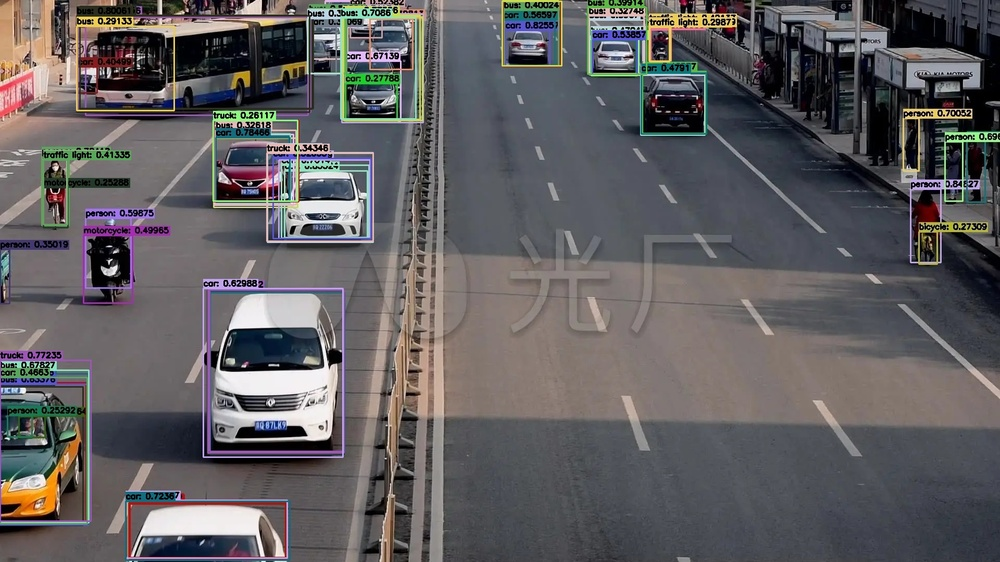
#> input picture image/test1.jpg, 1000 x 562 px, shrunk from 1920 x 1080 before the run, found by its file name
$ python visualize.py
#> lines starting #> are read from the running program, lines starting #| are printed output that depends on the picture; after the words box and inside, x2 and y2 are one past the last pixel; in counts of white or black regions, pixels touching at a corner belong together
import cv2
import os
import numpy as np

# COCO 80类名称
COCO_NAMES = [
    'person', 'bicycle', 'car', 'motorcycle', 'airplane', 'bus', 'train', 'truck', 'boat', 'traffic light',
    'fire hydrant', 'stop sign', 'parking meter', 'bench', 'bird', 'cat', 'dog', 'horse', 'sheep', 'cow',
    'elephant', 'bear', 'zebra', 'giraffe', 'backpack', 'umbrella', 'handbag', 'tie', 'suitcase', 'frisbee',
    'skis', 'snowboard', 'sports ball', 'kite', 'baseball bat', 'baseball glove', 'skateboard', 'surfboard',
    'tennis racket', 'bottle', 'wine glass', 'cup', 'fork', 'knife', 'spoon', 'bowl', 'banana', 'apple',
    'sandwich', 'orange', 'broccoli', 'carrot', 'hot dog', 'pizza', 'donut', 'cake', 'chair', 'couch',
    'potted plant', 'bed', 'dining table', 'toilet', 'tv', 'laptop', 'mouse', 'remote', 'keyboard', 'cell phone',
    'microwave', 'oven', 'toaster', 'sink', 'refrigerator', 'book', 'clock', 'vase', 'scissors', 'teddy bear',
    'hair drier', 'toothbrush'
]

# 你的推理结果
result_dict = {
    'category_id': [6, 3, 3, 6, 6, 6, 3, 3, 3, 3, 3, 6, 6, 10, 6],
    'bbox': [
        [153.825, 29.407, 447.392, 178.647], [402.46, 556.013, 256.94, 311.75], [414.727, 264.155, 141.52, 124.843],
        [658.719, 29.757, 148.088, 199.877], [0.0, 711.038, 170.279, 293.754], [965.125, 2.059, 111.147, 125.682],
        [241.081, 961.05, 310.283, 111.309], [524.978, 304.692, 187.745, 154.036], [1135.591, 77.996, 86.025, 63.881],
        [0.267, 725.649, 166.926, 280.837], [1233.929, 137.068, 121.806, 120.896], [590.789, 35.189, 64.636, 105.936],
        [1130.98, 30.835, 105.021, 110.503], [1247.344, 52.698, 38.318, 65.836], [1136.332, 76.828, 89.904, 66.2]
    ],
    'score': [
        0.8986, 0.87972, 0.78466, 0.77596, 0.67827, 0.64301, 0.64187, 0.52055, 0.49287, 0.4663,
        0.43277, 0.33075, 0.32748, 0.2987, 0.28392
    ]
}

# 加载原始图像
image_path = "D:/MindYOLO/mindyolo/image/test1.jpg"
img = cv2.imread(image_path)
#> img is the input picture: shape (562, 1000, 3); mean B, G, R 95.6, 93.4, 96

if img is None:
    print(f"Error: Could not load image from {image_path}")
else:
    # 遍历每个检测结果
    for i in range(len(result_dict['category_id'])):
        x, y, w, h = result_dict['bbox'][i]
        score = result_dict['score'][i]
        cls_id = result_dict['category_id'][i]
        label = f"{COCO_NAMES[cls_id]} {score:.2f}"

        # 计算右下角坐标
        x2 = int(x + w)
        y2 = int(y + h)
        x1 = int(x)
        y1 = int(y)

        # 画矩形框（绿色）
        cv2.rectangle(img, (x1, y1), (x2, y2), (0, 255, 0), 2)

        # 画类别标签（白色文字，黑色背景）
        (text_width, text_height), _ = cv2.getTextSize(label, cv2.FONT_HERSHEY_SIMPLEX, 0.5, 1)
        cv2.rectangle(img, (x1, y1 - text_height - 5), (x1 + text_width, y1), (0, 255, 0), -1)
        cv2.putText(img, label, (x1, y1 - 5), cv2.FONT_HERSHEY_SIMPLEX, 0.5, (255, 255, 255), 1)
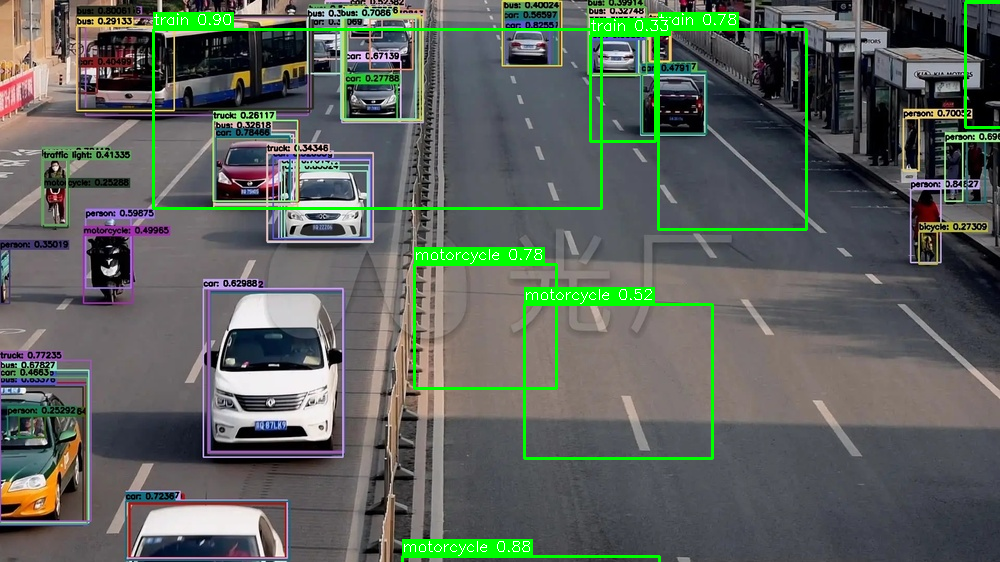
#> img: shape (562, 1000, 3); 3.88% of pixels changed, all inside (x1, y1, x2, y2) = (152, 0, 1000, 562)

    # 保存结果
    output_path = "D:/MindYOLO/mindyolo/output/vis_test1.jpg"
    os.makedirs(os.path.dirname(output_path), exist_ok=True)
    cv2.imwrite(output_path, img)
    print(f"[INFO] Visualization saved to {output_path}")

    # 可选：显示图像（Windows 下会弹窗）
    # cv2.imshow("Detection Result", img)
    # cv2.waitKey(0)
    # cv2.destroyAllWindows()

$ run again, with image/test2.jpg copied over image/test1.jpg
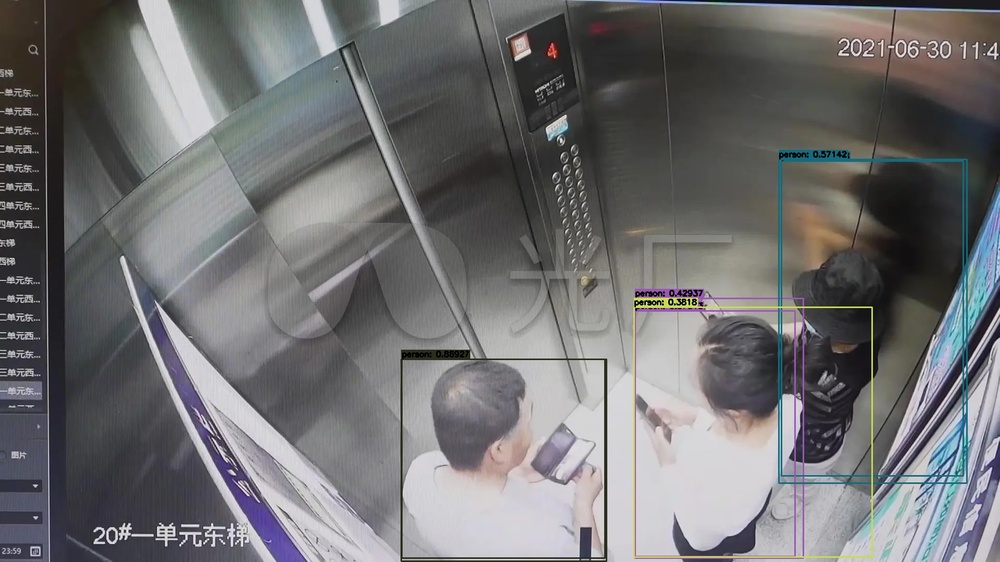
#> input picture image/test2.jpg, 1000 x 562 px, shrunk from 1920 x 1080 before the run, found by its file name
#> img is the input picture: shape (562, 1000, 3); mean B, G, R 113, 111.6, 111.8
#> after the loop `for i in range(len(result_dict['category_id'])):`:
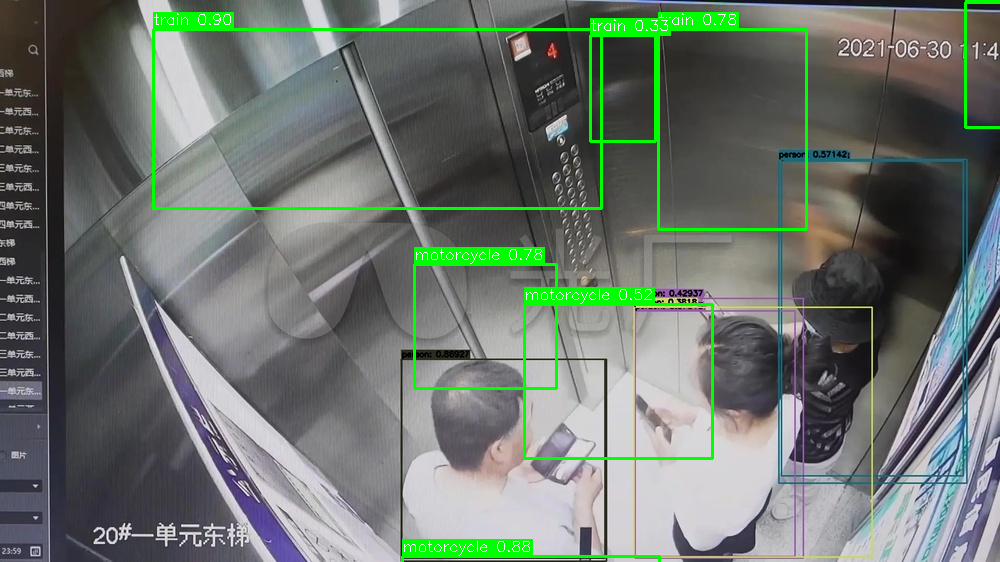
#> img: shape (562, 1000, 3); 3.88% of pixels changed, all inside (x1, y1, x2, y2) = (152, 0, 1000, 562)

$ run again, with image/test3.jpg copied over image/test1.jpg
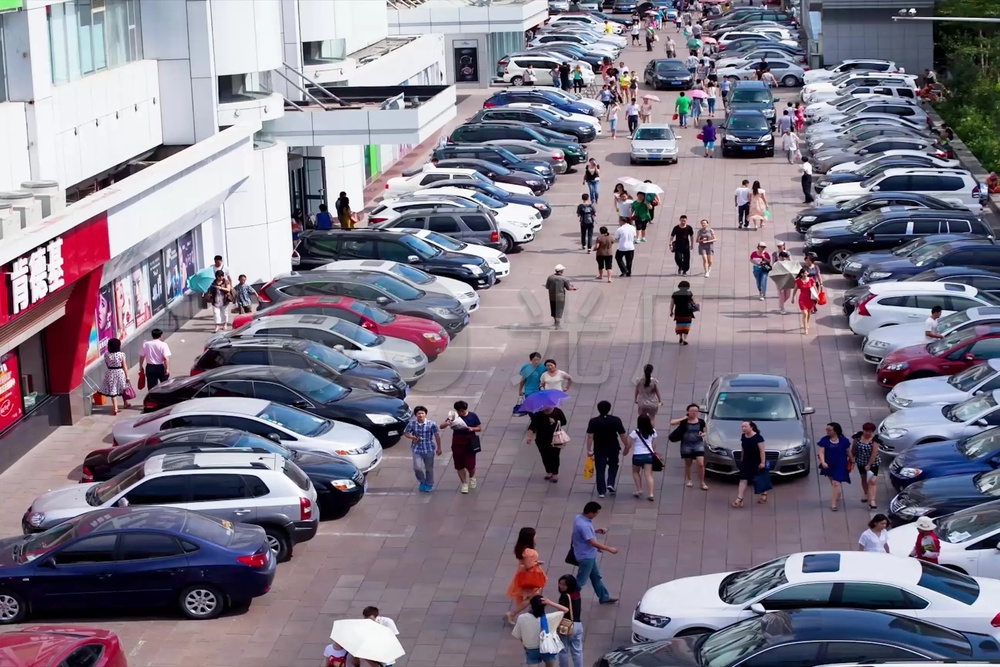
#> input picture image/test3.jpg, 1000 x 667 px, shrunk from 2592 x 1728 before the run, found by its file name
#> img is the input picture: shape (667, 1000, 3); mean B, G, R 137.4, 123, 128.9
#> after the loop `for i in range(len(result_dict['category_id'])):`:
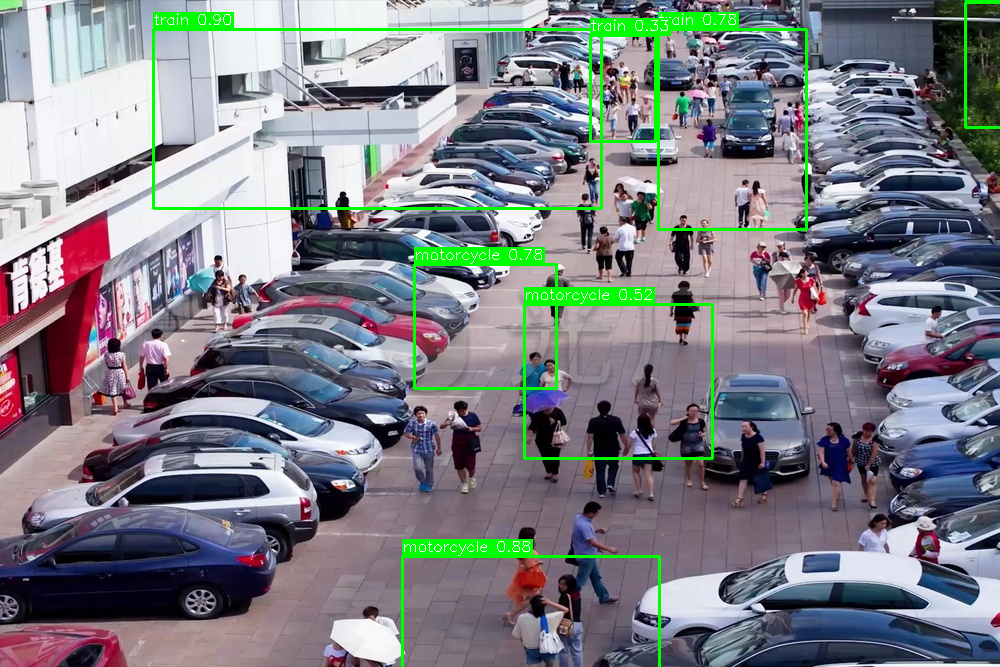
#> img: shape (667, 1000, 3); 3.36% of pixels changed, all inside (x1, y1, x2, y2) = (152, 0, 1000, 667)
